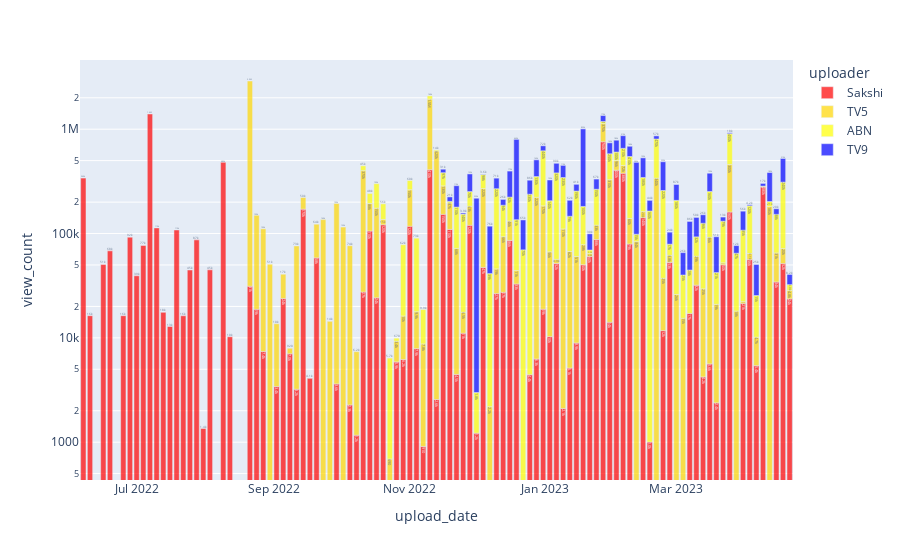

Notebook source saved alongside this figure:
### Code cell
fig = px.bar(df_date_grouped, y='view_count', x='upload_date',log_y=True,color = 'uploader', text_auto='.2s',color_discrete_map= {'ABN': 'yellow','TV5': 'gold', 'Sakshi':'red' , 'TV9':'blue'})
fig.update_traces(opacity=.7)
fig.show()
